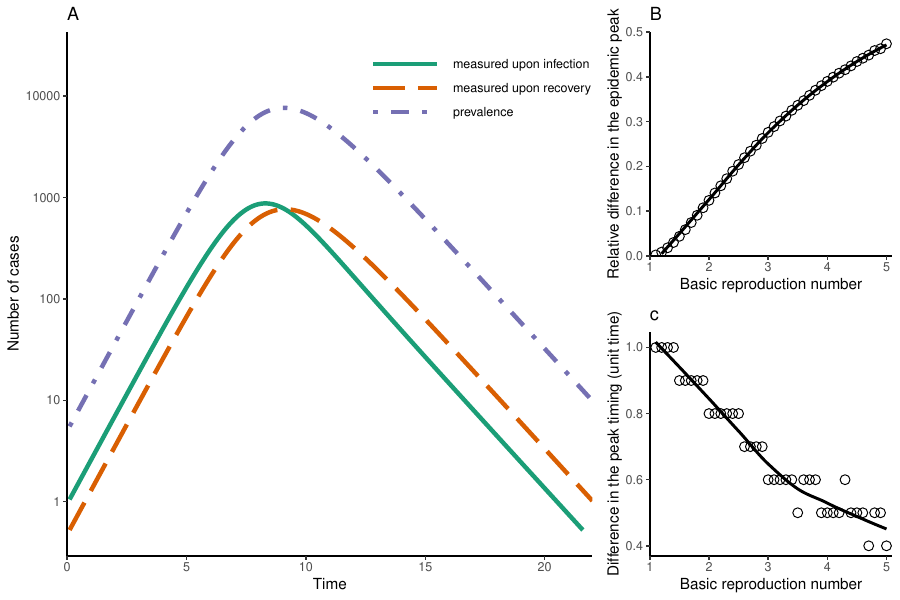

This figure's R source:
library(ggplot2); theme_set(theme_bw())
library(tidyr)
library(dplyr)
library(gridExtra)
library(deSolve)
library(directlabels)
source("../R/model.R")
source("../R/run.R")

scale_colour_discrete <- function(...,palette="Dark2") scale_colour_brewer(...,palette=palette)
scale_fill_discrete <- function(...,palette="Dark2") scale_fill_brewer(...,palette=palette)

R0vec <- seq(1.1, 5, by=0.1)
fixed_inf_list <- vector('list', length(R0vec))

for (i in 1:length(R0vec)) {
  print(i)
  newpar <- c(
    R0=R0vec[i],
    gamma=1,
    N=1e5,
    rho=0.5
  )
  
  rr <- run_sir(param=newpar, tmax=200, tlength=0.1)
  
  fixed_inf_list[[i]] <- data.frame(
    peakdiff=1-max(rr$mortality)/max(rr$incidence),
    timediff=(which.max(rr$mortality)-which.max(rr$incidence))*0.1,
    R0=R0vec[i]
  )
}

fixed_inf_data <- fixed_inf_list %>%
  bind_rows

rr <- run_sir(tmax=22)

rr_data <- rr %>%
	gather(key, value, -time) %>%
	mutate(
		key=factor(key, levels=c("incidence", "mortality", "prevalence"),
				   labels=c("measured upon infection", "measured upon recovery", "prevalence"))
	)

g1 <- ggplot(rr_data) +
	geom_line(aes(time, value, col=key, lty=key), lwd=1.5) +
  scale_x_continuous("Time", expand=c(0, 0), limits=c(0, 22)) +
	scale_y_log10("Number of cases", limits=c(0.5, 25000)) +
  scale_linetype_manual(values=c(1, 5, 4)) +
  ggtitle("A") +
	theme(
		legend.title = element_blank(),
		legend.position = c(0.78, 0.9),
		legend.key.width = unit(4, "line"),
		panel.grid = element_blank(),
		panel.border = element_blank(),
		axis.line = element_line()
	)

g2 <- ggplot(fixed_inf_data) +
  geom_smooth(aes(R0, peakdiff), lwd=1, se=FALSE, col=1) +
  geom_point(aes(R0, peakdiff), pch=1, size=3) +
  ggtitle("B") +
  scale_x_continuous("Basic reproduction number", limits=c(1, 5.1), expand=c(0, 0)) +
  scale_y_continuous("Relative difference in the epidemic peak", limits=c(0, 0.5), expand=c(0, 0)) +
  theme(
    panel.grid = element_blank(),
    panel.border = element_blank(),
    axis.line = element_line()
  )

g3 <- ggplot(fixed_inf_data) +
  geom_smooth(aes(R0, timediff), lwd=1, se=FALSE, col=1) +
  geom_point(aes(R0, timediff), pch=1, size=3) +
  ggtitle("c") +
  scale_x_continuous("Basic reproduction number", limits=c(1, 5.1), expand=c(0, 0)) +
  scale_y_continuous("Difference in the peak timing (unit time)") +
  theme(
    panel.grid = element_blank(),
    panel.border = element_blank(),
    axis.line = element_line()
  )

gfinal <- arrangeGrob(g1, g2, g3, layout_matrix = matrix(c(1, 1, 2, 3), 2, 2),
                      widths = c(2, 1))

ggsave("example.pdf", gfinal, width=8, height=6)
